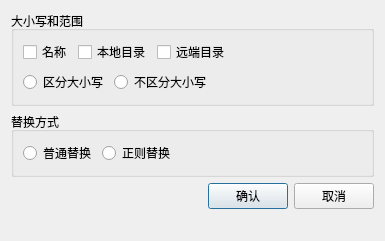
<?xml version="1.0" encoding="UTF-8"?>
<ui version="4.0">
 <class>ReplaceArea</class>
 <widget class="QDialog" name="ReplaceArea">
  <property name="geometry">
   <rect>
    <x>0</x>
    <y>0</y>
    <width>385</width>
    <height>241</height>
   </rect>
  </property>
  <property name="windowTitle">
   <string>Dialog</string>
  </property>
  <layout class="QVBoxLayout" name="verticalLayout_2">
   <item>
    <widget class="QGroupBox" name="groupBox">
     <property name="title">
      <string>大小写和范围</string>
     </property>
     <layout class="QVBoxLayout" name="verticalLayout">
      <item>
       <layout class="QHBoxLayout" name="horizontalLayout_2">
        <item>
         <widget class="QCheckBox" name="cBoxName">
          <property name="text">
           <string>名称</string>
          </property>
         </widget>
        </item>
        <item>
         <widget class="QCheckBox" name="cBoxLocal">
          <property name="text">
           <string>本地目录</string>
          </property>
         </widget>
        </item>
        <item>
         <widget class="QCheckBox" name="cBoxRemote">
          <property name="text">
           <string>远端目录</string>
          </property>
         </widget>
        </item>
        <item>
         <spacer name="horizontalSpacer">
          <property name="orientation">
           <enum>Qt::Orientation::Horizontal</enum>
          </property>
          <property name="sizeHint" stdset="0">
           <size>
            <width>40</width>
            <height>20</height>
           </size>
          </property>
         </spacer>
        </item>
       </layout>
      </item>
      <item>
       <layout class="QHBoxLayout" name="horizontalLayout">
        <item>
         <widget class="QRadioButton" name="rbUseCase">
          <property name="text">
           <string>区分大小写</string>
          </property>
         </widget>
        </item>
        <item>
         <widget class="QRadioButton" name="rbUnUseCase">
          <property name="text">
           <string>不区分大小写</string>
          </property>
         </widget>
        </item>
        <item>
         <spacer name="horizontalSpacer_2">
          <property name="orientation">
           <enum>Qt::Orientation::Horizontal</enum>
          </property>
          <property name="sizeHint" stdset="0">
           <size>
            <width>40</width>
            <height>20</height>
           </size>
          </property>
         </spacer>
        </item>
       </layout>
      </item>
     </layout>
    </widget>
   </item>
   <item>
    <widget class="QGroupBox" name="groupBox_2">
     <property name="title">
      <string>替换方式</string>
     </property>
     <layout class="QHBoxLayout" name="horizontalLayout_5">
      <item>
       <layout class="QHBoxLayout" name="horizontalLayout_3">
        <item>
         <widget class="QRadioButton" name="rbNormalRep">
          <property name="text">
           <string>普通替换</string>
          </property>
         </widget>
        </item>
        <item>
         <widget class="QRadioButton" name="rbRegexRep">
          <property name="text">
           <string>正则替换</string>
          </property>
         </widget>
        </item>
        <item>
         <spacer name="horizontalSpacer_3">
          <property name="orientation">
           <enum>Qt::Orientation::Horizontal</enum>
          </property>
          <property name="sizeHint" stdset="0">
           <size>
            <width>40</width>
            <height>20</height>
           </size>
          </property>
         </spacer>
        </item>
       </layout>
      </item>
     </layout>
    </widget>
   </item>
   <item>
    <layout class="QHBoxLayout" name="horizontalLayout_4">
     <item>
      <spacer name="horizontalSpacer_4">
       <property name="orientation">
        <enum>Qt::Orientation::Horizontal</enum>
       </property>
       <property name="sizeHint" stdset="0">
        <size>
         <width>40</width>
         <height>20</height>
        </size>
       </property>
      </spacer>
     </item>
     <item>
      <widget class="QPushButton" name="btnOk">
       <property name="text">
        <string>确认</string>
       </property>
      </widget>
     </item>
     <item>
      <widget class="QPushButton" name="btnCancel">
       <property name="text">
        <string>取消</string>
       </property>
      </widget>
     </item>
    </layout>
   </item>
   <item>
    <spacer name="verticalSpacer">
     <property name="orientation">
      <enum>Qt::Orientation::Vertical</enum>
     </property>
     <property name="sizeHint" stdset="0">
      <size>
       <width>20</width>
       <height>40</height>
      </size>
     </property>
    </spacer>
   </item>
  </layout>
 </widget>
 <resources/>
 <connections/>
</ui>
